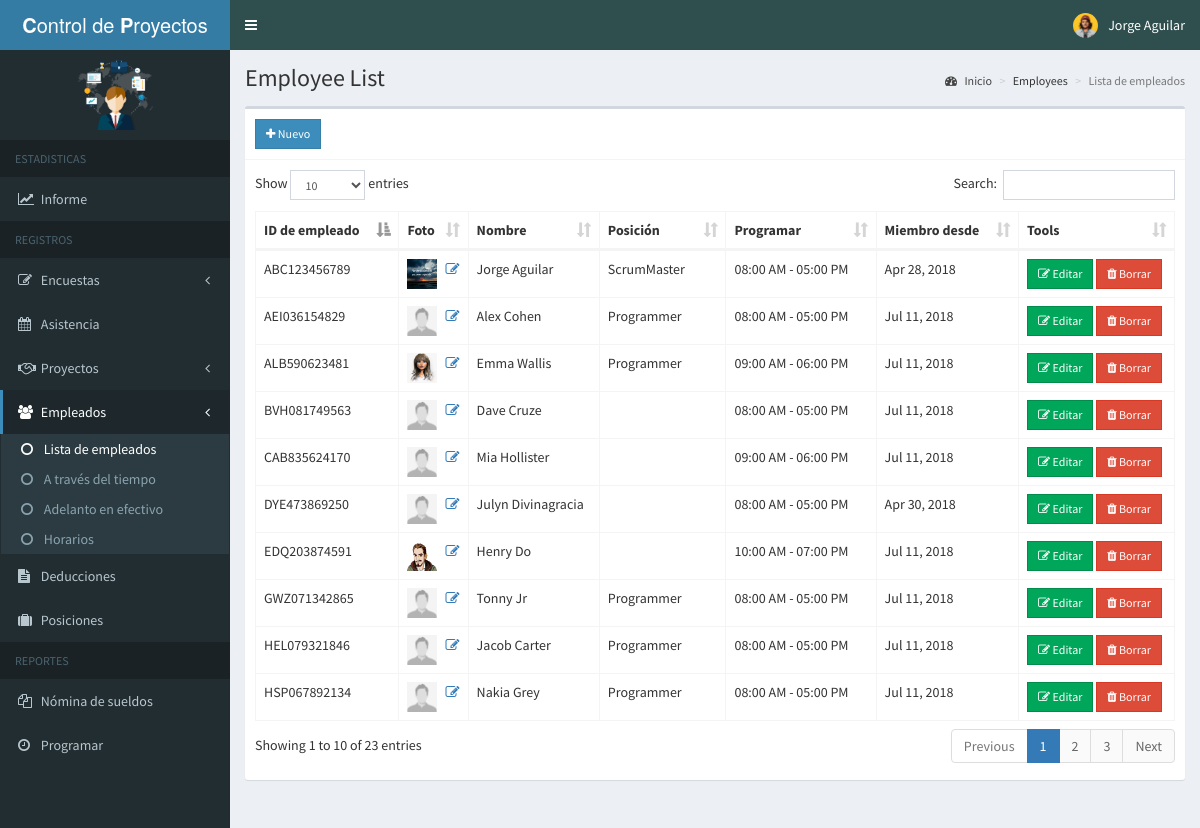
The app's page /sistema/admin/employee.php (signed in) with its own data.
### tables this page shows
CREATE TABLE IF NOT EXISTS `employees` (
  `id` int(11) NOT NULL AUTO_INCREMENT,
  `employee_id` varchar(15) NOT NULL,
  `firstname` varchar(50) NOT NULL,
  `lastname` varchar(50) NOT NULL,
  `address` text NOT NULL,
  `birthdate` date NOT NULL,
  `contact_info` varchar(100) NOT NULL,
  `gender` varchar(10) NOT NULL,
  `position_id` int(11) NOT NULL,
  `schedule_id` int(11) NOT NULL,
  `photo` varchar(200) NOT NULL,
  `created_on` date NOT NULL,
  PRIMARY KEY (`id`)
);

CREATE TABLE IF NOT EXISTS `position` (
  `id` int(11) NOT NULL AUTO_INCREMENT,
  `description` varchar(150) NOT NULL,
  `rate` double NOT NULL,
  PRIMARY KEY (`id`)
);

CREATE TABLE IF NOT EXISTS `schedules` (
  `id` int(11) NOT NULL AUTO_INCREMENT,
  `time_in` time NOT NULL,
  `time_out` time NOT NULL,
  PRIMARY KEY (`id`)
);

### sistema/admin/includes/session.php (called while the page is built, shortened)
<?php
	include 'includes/conn.php';
	$sql = "SELECT * FROM admin WHERE id = '".$_SESSION['admin']."'";
	$query = $conn->query($sql);
	$user = $query->fetch_assoc();
?>

### sistema/admin/employee.php (the view, shortened to what this page needs)
<?php include 'includes/session.php'; ?>
<?php include 'includes/header.php'; ?>
<body class="hold-transition skin-blue sidebar-mini">
<div class="wrapper">
  <?php include 'includes/navbar.php'; ?>
  <?php include 'includes/menubar.php'; ?>
  <div class="content-wrapper">
    <section class="content-header">
      <h1>
        Employee List
      </h1>
      <ol class="breadcrumb">
        <li><a href="#"><i class="fa fa-dashboard"></i> Inicio</a></li>
        <li>Employees</li>
        <li class="active">Lista de empleados</li>
      </ol>
    </section>
    <section class="content">
      <div class="row">
        <div class="col-xs-12">
          <div class="box">
            <div class="box-header with-border">
               <a href="#addnew" data-toggle="modal" class="btn btn-primary btn-sm btn-flat"><i class="fa fa-plus"></i> Nuevo</a>
            </div>
            <div class="box-body">
              <table id="example1" class="table table-bordered">
                <thead>
                  <th>ID de empleado</th>
                  <th>Foto</th>
                  <th>Nombre</th>
                  <th>Posición</th>
                  <th>Programar</th>
                  <th>Miembro desde</th>
                  <th>Tools</th>
                </thead>
                <tbody>
                  <?php
                    $sql = "SELECT *, employees.id AS empid FROM employees LEFT JOIN position ON position.id=employees.position_id LEFT JOIN schedules ON schedules.id=employees.schedule_id";
                    $query = $conn->query($sql);
                    while($row = $query->fetch_assoc()){
                      ?>
                        <tr>
                          <td><?php echo $row['employee_id']; ?></td>
                          <td><img src="<?php echo (!empty($row['photo']))? '../images/'.$row['photo']:'../images/profile.jpg'; ?>" width="30px" height="30px"> <a href="#edit_photo" data-toggle="modal" class="pull-right photo" data-id="<?php echo $row['empid']; ?>"><span class="fa fa-edit"></span></a></td>
                          <td><?php echo $row['firstname'].' '.$row['lastname']; ?></td>
                          <td><?php echo $row['description']; ?></td>
                          <td><?php echo date('h:i A', strtotime($row['time_in'])).' - '.date('h:i A', strtotime($row['time_out'])); ?></td>
                          <td><?php echo date('M d, Y', strtotime($row['created_on'])) ?></td>
                          <td>
                            <button class="btn btn-success btn-sm edit btn-flat" data-id="<?php echo $row['empid']; ?>"><i class="fa fa-edit"></i> Editar</button>
                            <button class="btn btn-danger btn-sm delete btn-flat" data-id="<?php echo $row['empid']; ?>"><i class="fa fa-trash"></i> Borrar</button>
                          </td>
                        </tr>
                      <?php
                    }
                  ?>
                </tbody>
              </table>
            </div>
          </div>
        </div>
      </div>
    </section>
  </div>
</div>
</body>
</html>

### sistema/admin/includes/header.php (shortened to what this page needs)
<!DOCTYPE html>
<html>
<head>
  	<link rel="stylesheet" href="../bower_components/bootstrap/dist/css/bootstrap.min.css">
  	<link rel="stylesheet" href="../bower_components/font-awesome/css/font-awesome.min.css">
  	<link rel="stylesheet" href="../bower_components/Ionicons/css/ionicons.min.css">
    <link rel="stylesheet" href="../dist/css/AdminLTE.min.css">
    <link rel="stylesheet" href="../bower_components/datatables.net-bs/css/dataTables.bootstrap.min.css">
    <link rel="stylesheet" href="../bower_components/bootstrap-daterangepicker/daterangepicker.css">
    <link rel="stylesheet" href="../plugins/timepicker/bootstrap-timepicker.min.css">
    <link rel="stylesheet" href="../bower_components/bootstrap-datepicker/dist/css/bootstrap-datepicker.min.css">
    <link rel="stylesheet" href="../dist/css/skins/_all-skins.min.css">
</head>

### sistema/admin/includes/navbar.php (shortened to what this page needs)
<header class="main-header">
    <a href="home.php" class="logo">
      <span class="logo-lg"><b>C</b>ontrol de <b>P</b>royectos</span>
    </a>
    <nav class="navbar navbar-static-top">
      <a href="#" class="sidebar-toggle" data-toggle="push-menu" role="button">
      </a>
      <div class="navbar-custom-menu">
        <ul class="nav navbar-nav">
          <li class="dropdown user user-menu">
            <a href="#" class="dropdown-toggle" data-toggle="dropdown">
              <img src="<?php echo (!empty($user['photo'])) ? '../images/'.$user['photo'] : '../images/profile.jpg'; ?>" class="user-image" alt="User Image">
              <span class="hidden-xs"><?php echo $user['firstname'].' '.$user['lastname']; ?></span>
            </a>
          </li>
        </ul>
      </div>
    </nav>
  </header>

### sistema/admin/includes/menubar.php (shortened to what this page needs)
<aside class="main-sidebar">
    <section class="sidebar">
      <div class="user-panel">
        <div class="">
          <img src="../images/pj.png" class="img-responsive  center-block"  width="75" height="75"  alt="User Image">
        </div>
      </div>
      <ul class="sidebar-menu" data-widget="tree">
        <li class="header">ESTADISTICAS</li>
        <li class=""><a href="home.php"><i class="fa fa-line-chart"></i> <span>Informe</span></a></li>
        <li class="header">REGISTROS</li>
        <li class="treeview">
          <a href="#">
            <i class="fa fa-pencil-square-o"></i>
            <span>Encuestas</span>
            <span class="pull-right-container">
              <i class="fa fa-angle-left pull-right"></i>
            </span>
          </a>
        </li>
        <li><a href="attendance.php"><i class="fa fa-calendar"></i> <span>Asistencia</span></a></li>
         <li class="treeview">
          <a href="#">
            <i class="fa fa-handshake-o"></i>
            <span>Proyectos</span>
            <span class="pull-right-container">
              <i class="fa fa-angle-left pull-right"></i>
            </span>
          </a>
        </li>
        <li class="treeview">
          <a href="#">
            <i class="fa fa-users"></i>
            <span>Empleados</span>
            <span class="pull-right-container">
              <i class="fa fa-angle-left pull-right"></i>
            </span>
          </a>
          <ul class="treeview-menu">
            <li><a href="employee.php"><i class="fa fa-circle-o"></i> Lista de empleados</a></li>
            <li><a href="overtime.php"><i class="fa fa-circle-o"></i> A través del tiempo</a></li>
            <li><a href="cashadvance.php"><i class="fa fa-circle-o"></i> Adelanto en efectivo</a></li>
            <li><a href="schedule.php"><i class="fa fa-circle-o"></i> Horarios</a></li>
          </ul>
        </li>
        <li><a href="deduction.php"><i class="fa fa-file-text"></i> Deducciones</a></li>
        <li><a href="position.php"><i class="fa fa-suitcase"></i> Posiciones</a></li>
        <li class="header">REPORTES</li>
        <li><a href="payroll.php"><i class="fa fa-files-o"></i> <span>Nómina de sueldos</span></a></li>
        <li><a href="schedule_employee.php"><i class="fa fa-clock-o"></i> <span>Programar</span></a></li>
      </ul>
    </section>
  </aside>

### records on screen
employees: employee "ABC123456789", photo (picture), firstname "Jorge", lastname "Aguilar", position.description "ScrumMaster", schedule.time_in "08:00 AM", schedule.time_out "05:00 PM", created_on "Apr 28, 2018"
employees: employee "DYE473869250", firstname "Julyn", lastname "Divinagracia", schedule.time_in "08:00 AM", schedule.time_out "05:00 PM", created_on "Apr 30, 2018"
employees: employee "EDQ203874591", photo (picture), firstname "Henry", lastname "Do", schedule.time_in "10:00 AM", schedule.time_out "07:00 PM", created_on "Jul 11, 2018"
employees: employee "GWZ071342865", photo (placeholder picture), firstname "Tonny", lastname "Jr", position.description "Programmer", schedule.time_in "08:00 AM", schedule.time_out "05:00 PM", created_on "Jul 11, 2018"
employees: employee "HEL079321846", photo (placeholder picture), firstname "Jacob", lastname "Carter", position.description "Programmer", schedule.time_in "08:00 AM", schedule.time_out "05:00 PM", created_on "Jul 11, 2018"
employees: employee "ALB590623481", photo (picture), firstname "Emma", lastname "Wallis", position.description "Programmer", schedule.time_in "09:00 AM", schedule.time_out "06:00 PM", created_on "Jul 11, 2018"
employees: employee "CAB835624170", photo (placeholder picture), firstname "Mia", lastname "Hollister", schedule.time_in "09:00 AM", schedule.time_out "06:00 PM", created_on "Jul 11, 2018"
employees: employee "HSP067892134", photo (placeholder picture), firstname "Nakia", lastname "Grey", position.description "Programmer", schedule.time_in "08:00 AM", schedule.time_out "05:00 PM", created_on "Jul 11, 2018"
employees: employee "BVH081749563", photo (placeholder picture), firstname "Dave", lastname "Cruze", schedule.time_in "08:00 AM", schedule.time_out "05:00 PM", created_on "Jul 11, 2018"
employees: employee "AEI036154829", photo (placeholder picture), firstname "Alex", lastname "Cohen", position.description "Programmer", schedule.time_in "08:00 AM", schedule.time_out "05:00 PM", created_on "Jul 11, 2018"

### other values on screen
$user['firstname'] "Jorge"
$user['lastname'] "Aguilar"
